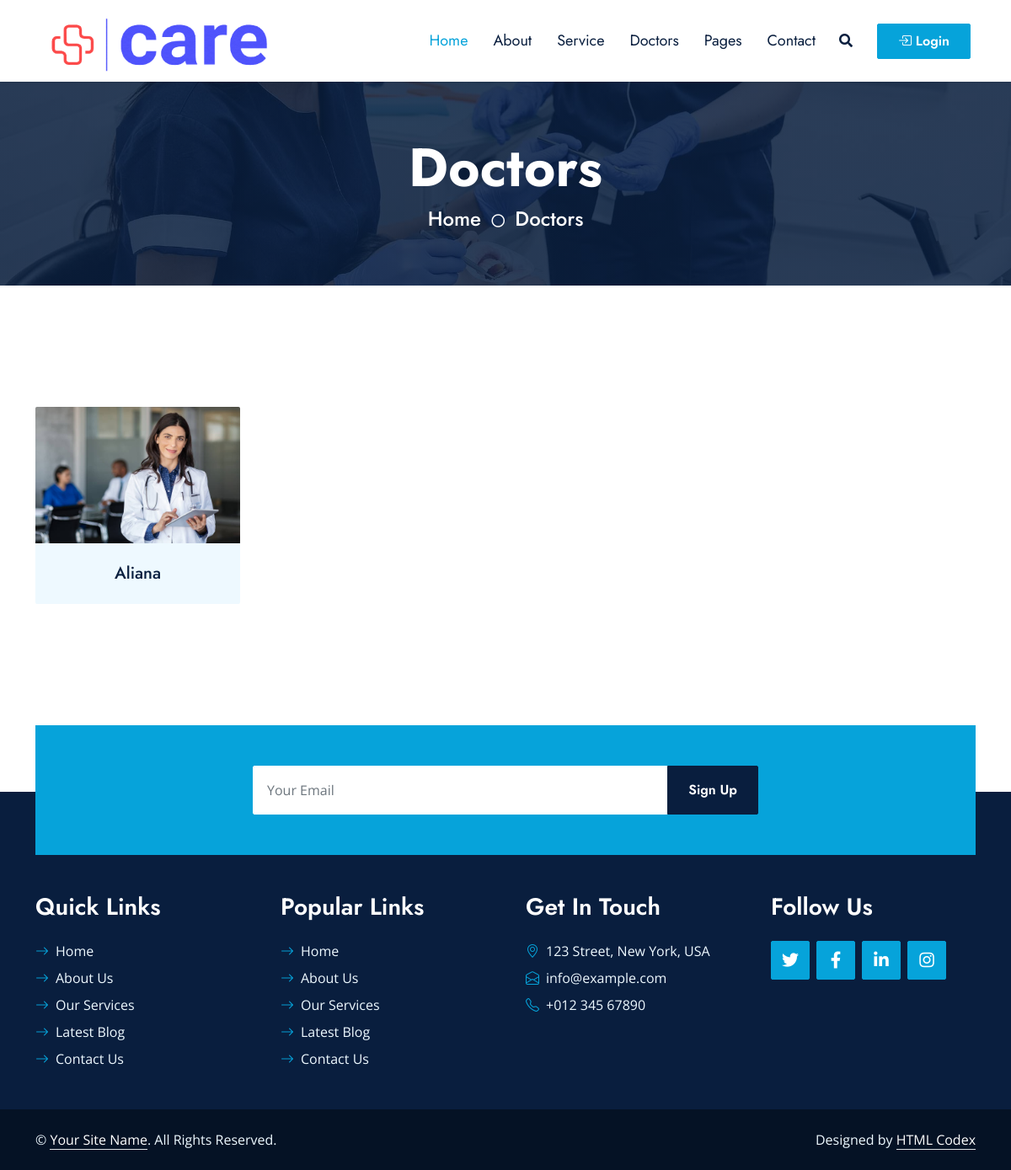
The app's page /userside/doctors.php, older data.
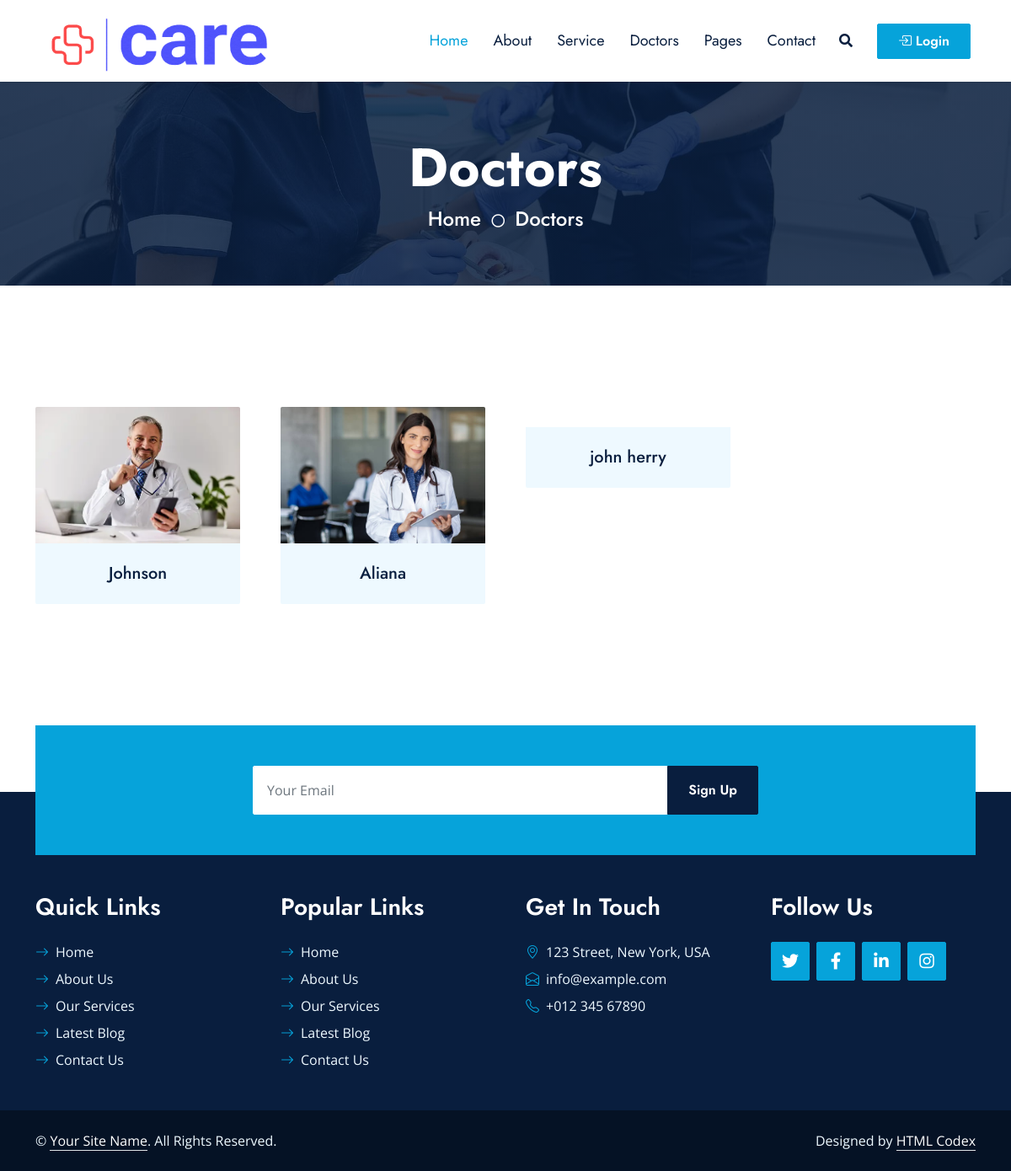
The same page, newer data.
### tables this page shows
CREATE TABLE `doctors` (
  `doctor_id` int(11) NOT NULL,
  `doctor_name` varchar(100) NOT NULL,
  `doctor_email` varchar(100) NOT NULL,
  `doctor_password` varchar(100) NOT NULL,
  `doctor_pic` varchar(500) NOT NULL,
  `doctor_exp` int(11) NOT NULL,
  `doctor_qualification` varchar(100) NOT NULL,
  `doctor_contact` bigint(20) NOT NULL,
  `doctor_degree_pic` varchar(500) NOT NULL,
  `doctor_nic_front_pic` varchar(100) NOT NULL,
  `doctor_nic_back_pic` varchar(100) NOT NULL,
  `doctor_city` int(11) NOT NULL,
  `doctor_whatsapp` bigint(20) NOT NULL,
  `doctor_gender` varchar(100) NOT NULL,
  `status` varchar(50) NOT NULL,
  `doctor_specialization` int(11) NOT NULL
);

### userside/doctors.php (the view, shortened to what this page needs)
<?php
include("../admin/connection.php");
$select_doctors = "SELECT * FROM `doctors` where status = 'Accepted'";
$run_select_doctors = mysqli_query($connection, $select_doctors);
?>
<!DOCTYPE html>
<html lang="en">
<head>
    <link href="https://cdnjs.cloudflare.com/ajax/libs/font-awesome/5.10.0/css/all.min.css" rel="stylesheet">
    <link href="https://cdn.jsdelivr.net/npm/bootstrap-icons@1.4.1/font/bootstrap-icons.css" rel="stylesheet">
    <link href="lib/owlcarousel/assets/owl.carousel.min.css" rel="stylesheet">
    <link href="lib/animate/animate.min.css" rel="stylesheet">
    <link href="lib/tempusdominus/css/tempusdominus-bootstrap-4.min.css" rel="stylesheet" />
    <link href="lib/twentytwenty/twentytwenty.css" rel="stylesheet" />
    <link href="css/bootstrap.min.css" rel="stylesheet">
    <link href="css/style.css" rel="stylesheet">
</head>
<body>
<?php include("navbar.php");  ?>
    <div class="container-fluid bg-primary py-5 hero-header mb-5">
        <div class="row py-3">
            <div class="col-12 text-center">
                <h1 class="display-3 text-white animated zoomIn">Doctors</h1>
                <a href="" class="h4 text-white">Home</a>
                <i class="far fa-circle text-white px-2"></i>
                <a href="" class="h4 text-white">Doctors</a>
            </div>
        </div>
    </div>
    <div class="container-fluid py-5 wow fadeInUp" data-wow-delay="0.1s">
        <div class="container">
            <div class="row g-5 mb-5">
                <div class="col-lg-12">
                    <div class="row g-5">
                        <?php while ($row_doctors = mysqli_fetch_array($run_select_doctors)){ ?>
                        <div class="col-md-3 service-item wow zoomIn" data-wow-delay="0.6s">
                            <div class="rounded-top overflow-hidden">
                                <img class="img-fluid" src="<?php echo  $row_doctors['doctor_pic'];  ?>" alt="">
                            </div>
                            <div class="position-relative bg-light rounded-bottom text-center p-4">
                                <h5 class="m-0"><?php echo $row_doctors['doctor_name']; ?></h5>
                            </div>
                        </div>
                        <?php }; ?>
                    </div>
                </div>
            </div>
        </div>
    </div>
    <div class="container-fluid position-relative pt-5 wow fadeInUp" data-wow-delay="0.1s" style="z-index: 1;">
        <div class="container">
            <div class="bg-primary p-5">
                <form class="mx-auto" style="max-width: 600px;">
                    <div class="input-group">
                        <input type="text" class="form-control border-white p-3" placeholder="Your Email">
                        <button class="btn btn-dark px-4">Sign Up</button>
                    </div>
                </form>
            </div>
        </div>
    </div>
    <div class="container-fluid bg-dark text-light py-5 wow fadeInUp" data-wow-delay="0.3s" style="margin-top: -75px;">
        <div class="container pt-5">
            <div class="row g-5 pt-4">
                <div class="col-lg-3 col-md-6">
                    <h3 class="text-white mb-4">Quick Links</h3>
                    <div class="d-flex flex-column justify-content-start">
                        <a class="text-light mb-2" href="#"><i class="bi bi-arrow-right text-primary me-2"></i>Home</a>
                        <a class="text-light mb-2" href="#"><i class="bi bi-arrow-right text-primary me-2"></i>About Us</a>
                        <a class="text-light mb-2" href="#"><i class="bi bi-arrow-right text-primary me-2"></i>Our Services</a>
                        <a class="text-light mb-2" href="#"><i class="bi bi-arrow-right text-primary me-2"></i>Latest Blog</a>
                        <a class="text-light" href="#"><i class="bi bi-arrow-right text-primary me-2"></i>Contact Us</a>
                    </div>
                </div>
                <div class="col-lg-3 col-md-6">
                    <h3 class="text-white mb-4">Popular Links</h3>
                    <div class="d-flex flex-column justify-content-start">
                        <a class="text-light mb-2" href="#"><i class="bi bi-arrow-right text-primary me-2"></i>Home</a>
                        <a class="text-light mb-2" href="#"><i class="bi bi-arrow-right text-primary me-2"></i>About Us</a>
                        <a class="text-light mb-2" href="#"><i class="bi bi-arrow-right text-primary me-2"></i>Our Services</a>
                        <a class="text-light mb-2" href="#"><i class="bi bi-arrow-right text-primary me-2"></i>Latest Blog</a>
                        <a class="text-light" href="#"><i class="bi bi-arrow-right text-primary me-2"></i>Contact Us</a>
                    </div>
                </div>
                <div class="col-lg-3 col-md-6">
                    <h3 class="text-white mb-4">Get In Touch</h3>
                    <p class="mb-2"><i class="bi bi-geo-alt text-primary me-2"></i>123 Street, New York, USA</p>
                    <p class="mb-2"><i class="bi bi-envelope-open text-primary me-2"></i>info@example.com</p>
                    <p class="mb-0"><i class="bi bi-telephone text-primary me-2"></i>+012 345 67890</p>
                </div>
                <div class="col-lg-3 col-md-6">
                    <h3 class="text-white mb-4">Follow Us</h3>
                    <div class="d-flex">
                        <a class="btn btn-lg btn-primary btn-lg-square rounded me-2" href="#"><i class="fab fa-twitter fw-normal"></i></a>
                        <a class="btn btn-lg btn-primary btn-lg-square rounded me-2" href="#"><i class="fab fa-facebook-f fw-normal"></i></a>
                        <a class="btn btn-lg btn-primary btn-lg-square rounded me-2" href="#"><i class="fab fa-linkedin-in fw-normal"></i></a>
                        <a class="btn btn-lg btn-primary btn-lg-square rounded" href="#"><i class="fab fa-instagram fw-normal"></i></a>
                    </div>
                </div>
            </div>
        </div>
    </div>
    <div class="container-fluid text-light py-4" style="background: #051225;">
        <div class="container">
            <div class="row g-0">
                <div class="col-md-6 text-center text-md-start">
                    <p class="mb-md-0">&copy; <a class="text-white border-bottom" href="#">Your Site Name</a>. All Rights Reserved.</p>
                </div>
                <div class="col-md-6 text-center text-md-end">
                    <p class="mb-0">Designed by <a class="text-white border-bottom" href="https://htmlcodex.com">HTML Codex</a></p>
                </div>
            </div>
        </div>
    </div>
</body>
</html>

### userside/navbar.php (shortened to what this page needs)
<!DOCTYPE html>
<html lang="en">
<head>
    <link href="https://cdnjs.cloudflare.com/ajax/libs/font-awesome/5.10.0/css/all.min.css" rel="stylesheet">
    <link href="https://cdn.jsdelivr.net/npm/bootstrap-icons@1.4.1/font/bootstrap-icons.css" rel="stylesheet">
    <link href="lib/owlcarousel/assets/owl.carousel.min.css" rel="stylesheet">
    <link href="lib/animate/animate.min.css" rel="stylesheet">
    <link href="lib/tempusdominus/css/tempusdominus-bootstrap-4.min.css" rel="stylesheet" />
    <link href="lib/twentytwenty/twentytwenty.css" rel="stylesheet" />
    <link href="css/bootstrap.min.css" rel="stylesheet">
    <link href="css/style.css" rel="stylesheet">
    <link href="css/index.css" rel="stylesheet">
</head>
<body>
<nav class="navbar navbar-expand-lg bg-white navbar-light shadow-sm px-5 py-3 py-lg-0">
    <a href="index.html" class="navbar-brand p-0">
        <img class="logo_img" src="img/logo.png" alt="">
    </a>
    <div class="collapse navbar-collapse" id="navbarCollapse">
        <div class="navbar-nav ms-auto py-0">
            <a href="index.php" class="nav-item nav-link active">Home</a>
            <a href="about.php" class="nav-item nav-link">About</a>
            <a href="service.php" class="nav-item nav-link">Service</a>
            <a href="doctors.php" class="nav-item nav-link">Doctors</a>
            <div class="nav-item dropdown">
                <a href="#" class="nav-link" data-bs-toggle="dropdown">Pages</a>
            </div>
            <a href="contact.php" class="nav-item nav-link">Contact</a>
        </div>
        <button type="button" class="btn text-dark" data-bs-toggle="modal" data-bs-target="#searchModal"><i
                class="fa fa-search"></i></button>
        <div style="position: relative;">
            <a class="nav-link  btn btn-primary py-2 px-4 ms-3" href="#" id="navbarDropdown" role="button"
                data-bs-toggle="dropdown" aria-expanded="false">
                <i class="bi bi-box-arrow-in-right"></i> Login
            </a>
        </div>
    </div>
</nav>
</body>
</html>

### userside/css/style.css (style rules this page uses)
:root { --primary: #06A3DA; --secondary: #F57E57; --light: #EEF9FF; --dark: #091E3E; }
h1, h2, .font-weight-bold { font-weight: 700 !important; }
h3, h4, .font-weight-semi-bold { font-weight: 600 !important; }
h5, h6, .font-weight-medium { font-weight: 500 !important; }
.btn { font-family: 'Jost', sans-serif; font-weight: 600; transition: .5s; }
.btn-primary, .btn-secondary { color: #FFFFFF; }
.btn-lg-square { width: 46px; height: 46px; }
.btn-square, .btn-sm-square, .btn-lg-square { padding-left: 0; padding-right: 0; text-align: center; }
.navbar-light .navbar-nav .nav-link { font-family: 'Jost', sans-serif; padding: 35px 15px; font-size: 18px; color: var(--dark); outline: none; transition: .5s; }
.navbar-light .navbar-nav .nav-link:hover, .navbar-light .navbar-nav .nav-link.active { color: var(--primary); }
.hero-header { background: linear-gradient(rgba(9, 30, 62, .85), rgba(9, 30, 62, .85)), url(../img/carousel-1.jpg) center center no-repeat; background-size: cover; }
.service-item img, .service-item .bg-light, .service-item .bg-light h5, .team-item .team-text { transition: .5s; }
.team-item .team-text::after, .service-item .bg-light::after { position: absolute; content: ""; top: 50%; bottom: 0; left: 15px; right: 15px; border-radius:100px / 15px; box-shadow: 0 0 15px rgba(0, 0, 0, .7); opacity: 0; transition: .5s; z-index: -1; }

### userside/css/index.css (style rules this page uses)
.logo_img { width: 280px !important; height: 90px !important; }

Row changes from the older to the newer data that the page shows:
now on this page (row edited): doctors: doctor_pic (picture), doctor_name "Johnson"
now on this page (row edited): doctors: doctor_name "john herry"
